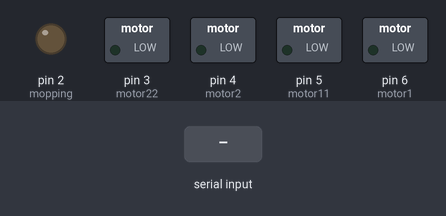
Bench run of a sketch on a simulated Arduino Uno, built with avr-gcc and run on an emulated ATmega328P. On the bench: switched loads named in the sketch (green lamp = pin HIGH), output pins drawn as LEDs (lit = HIGH). The test bench sets the inputs (shaded band). What the sketch prints to the serial monitor is not drawn.

Above: at 2.2 s.
2.3 s: "MP0" received over the second serial link
At 2.7 s:
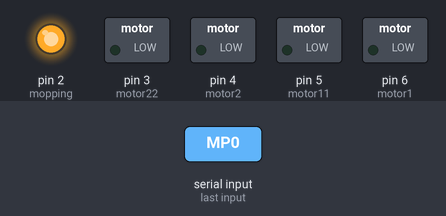
3.8 s: "BCK" received over the second serial link
At 5.0 s:
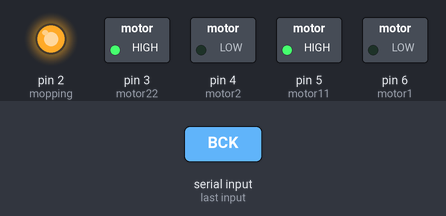
5.3 s: "FNT" received over the second serial link
At 6.2 s:
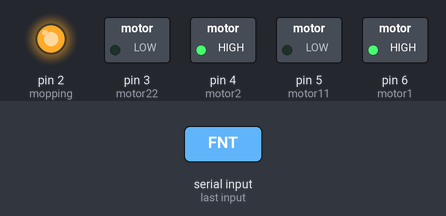
6.8 s: "LFT" received over the second serial link
At 7.4 s:
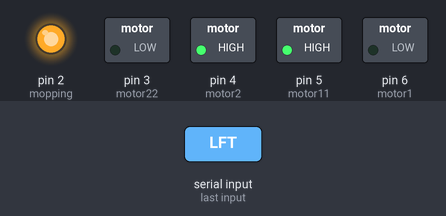
8.3 s: "RGT" received over the second serial link
At 9.5 s:
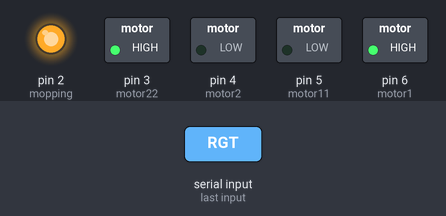
9.8 s: "MP1" received over the second serial link
At 10.6 s:
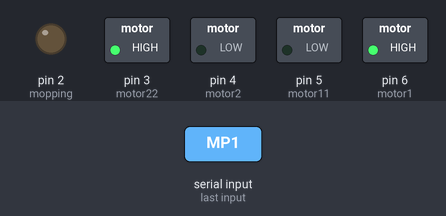
Timing chart, 0 to 12.8 s (numbered marks = the images above; inputs shaded):
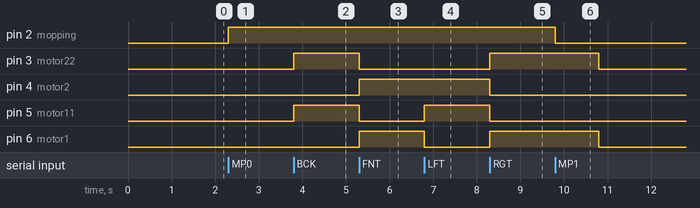

Measured:
- after the input at 2.3 s, pin 2 (mopping): LOW → HIGH at once
- after the input at 3.8 s, pin 3 (motor22), pin 5 (motor11): LOW → HIGH at once
- after the input at 5.3 s, pin 3 (motor22), pin 5 (motor11): HIGH → LOW at once; pin 4 (motor2), pin 6 (motor1): LOW → HIGH at once
- after the input at 6.8 s, pin 5 (motor11): LOW → HIGH at once; pin 6 (motor1): HIGH → LOW at once
- after the input at 8.3 s, pin 3 (motor22), pin 6 (motor1): LOW → HIGH at once; pin 4 (motor2), pin 5 (motor11): HIGH → LOW at once
- after the input at 9.8 s, pin 2 (mopping): HIGH → LOW at once; pin 3 (motor22), pin 6 (motor1): HIGH → LOW after 1.0 s

The sketch:

scavengerboat.ino
```cpp
//initiaisation
// Include necessary libraries
#include <Wire.h>
#include <SoftwareSerial.h>
#include <NewPing.h>

// Define a SoftwareSerial object for Bluetooth communication on pins 8 and 9
SoftwareSerial Bluetooth(8, 9);

// Define constants for ultrasonic sensor pins and maximum distance
#define trig_pin A4 // analog input 1
#define echo_pin A5 // analog input 2
#define maximum_distance 200

// Create a NewPing object for the ultrasonic sensor
NewPing sonar(trig_pin, echo_pin, maximum_distance);

// Define variables and pins for motor control
boolean goesForward = false;
int distance = 100;
int motor1 = 6;
int motor11 = 5;
int motor2 = 4;
int motor22 = 3;
int mopping = 2; // Pin for mopping control (assuming it's connected to digital pin 2)
int data1 = 0;
String dataIn = "0";

// Setup function runs once when the Arduino is powered on or reset
void setup()
{
  // Start serial communication for debugging
  Serial.begin(9600);

  // Initialize I2C communication
  Wire.begin();

  // Set motor control pins as OUTPUT
  pinMode(motor1, OUTPUT);
  pinMode(motor11, OUTPUT);
  pinMode(motor2, OUTPUT);
  pinMode(motor22, OUTPUT);
  pinMode(mopping, OUTPUT);

  // Ensure all motors and mopping mechanism are initially turned off
  digitalWrite(motor22, LOW);
  digitalWrite(motor2, LOW);
  digitalWrite(motor1, LOW);
  digitalWrite(motor11, LOW);
  digitalWrite(mopping, LOW);

  // Bluetooth initialization
  Bluetooth.begin(9600); // Set baud rate to 9600 bps
  Bluetooth.setTimeout(1); // Set a timeout for Bluetooth communication
  delay(1000); // Allow time for Bluetooth module to initialize
}

// Function to read distance from the ultrasonic sensor
void readPing()
{
  delay(70); // Wait for the sensor to stabilize
  distance = sonar.ping_cm(); // Measure distance in centimeters
}

// Main loop function runs repeatedly
void loop()
{
  // Check if the robot is in automatic mode (data1 == 1)
  if (data1 == 1)
  {
    // Check for incoming Bluetooth data
    if (Bluetooth.available() > 0)
    {
      // Read incoming data as a string
      String dataIn = Bluetooth.readString();

      // Check if the received command is for mopping
      if (dataIn.startsWith("MP1"))
      {
        digitalWrite(mopping, LOW); // Turn off mopping
        delay(1000);
        Serial.print(dataIn);
      }
      else if (dataIn.startsWith("MP0"))
      {
        digitalWrite(mopping, HIGH); // Turn on mopping
        delay(1000);
        Serial.print(dataIn);
      }
    }

    // Read distance from the ultrasonic sensor
    readPing();

    // Perform actions based on the measured distance
    if (distance <= 20)
    {
      // If distance is less than or equal to 20cm, perform specific motor actions
      digitalWrite(motor22, HIGH);
      digitalWrite(motor2, LOW);
      digitalWrite(motor1, LOW);
      digitalWrite(motor11, HIGH);
      delay(1500);
      digitalWrite(motor22, LOW);
      digitalWrite(motor2, HIGH);
      digitalWrite(motor1, LOW);
      digitalWrite(motor11, HIGH);
      delay(1000);
    }
    else if (distance > 25)
    {
      // If distance is greater than 25cm, perform different motor actions
      digitalWrite(motor22, LOW);
      digitalWrite(motor2, HIGH);
      digitalWrite(motor1, HIGH);
      digitalWrite(motor11, LOW);
    }
  }

  // Check for additional Bluetooth commands in both automatic and manual modes
  if (Bluetooth.available() > 0)
  {
    // Read incoming data as a string
    String dataIn = Bluetooth.readString();

    // Process various commands based on received data
    if (dataIn.startsWith("MP1"))
    {
      digitalWrite(mopping, LOW); // Turn off mopping
      delay(1000);
      Serial.print(dataIn);
    }
    else if (dataIn.startsWith("MP0"))
    {
      digitalWrite(mopping, HIGH); // Turn on mopping
      delay(1000);
      Serial.print(dataIn);
    }
    else if (dataIn.startsWith("AUTO"))
    {
      data1 = 1; // Set automatic mode
    }
    else if (dataIn.startsWith("MANUAL"))
    {
      data1 = 0; // Set manual mode
    }

    // Perform actions based on received commands in manual mode (data1 == 0)
    if (data1 == 0)
    {
      if (dataIn.startsWith("BCK"))
      {
        // Move backward
        digitalWrite(motor22, HIGH);
        digitalWrite(motor2, LOW);
        digitalWrite(motor1, LOW);
        digitalWrite(motor11, HIGH);
        delay(1000);
        Serial.print(dataIn);
      }
      else if (dataIn.startsWith("FNT"))
      {
        // Move forward
        digitalWrite(motor22, LOW);
        digitalWrite(motor2, HIGH);
        digitalWrite(motor1, HIGH);
        digitalWrite(motor11, LOW);
        delay(1000);
        Serial.print(dataIn);
      }
      else if (dataIn.startsWith("LFT"))
      {
        // Turn left
        digitalWrite(motor22, LOW);
        digitalWrite(motor2, HIGH);
        digitalWrite(motor1, LOW);
        digitalWrite(motor11, HIGH);
        delay(1000);
        Serial.print(dataIn);
      }
      else if (dataIn.startsWith("RGT"))
      {
        // Turn right
        digitalWrite(motor22, HIGH);
        digitalWrite(motor2, LOW);
        digitalWrite(motor1, HIGH);
        digitalWrite(motor11, LOW);
        delay(1000);
        Serial.print(dataIn);
      }
      else
      {
        // Stop all motors if no valid command is received
        digitalWrite(motor22, LOW);
        digitalWrite(motor2, LOW);
        digitalWrite(motor1, LOW);
        digitalWrite(motor11, LOW);
        dataIn = "0";
      }
    }
  }
}
```
